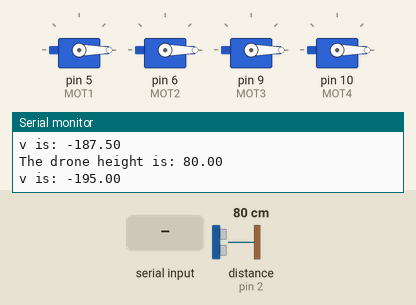
The sketch below on a simulated Arduino Uno, built with avr-gcc and run on an emulated ATmega328P. On the bench: 4 × servo, the last lines printed to the serial monitor. Inputs (shaded band) come from the test bench; at power-on: distance to the obstacle (sensor on pin 2) 80 cm. The echo pulse lasts 58.3 µs per cm.

Above: at 1.2 s.
1.3 s: "90,45\n" received over Serial
At 1.9 s:
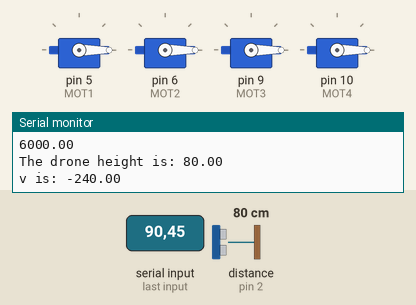
2.9 s: "5\n" received over Serial
At 4.2 s:
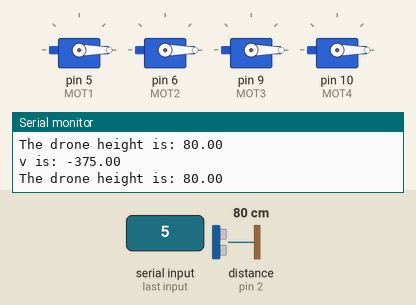
7.4 s: distance to the obstacle (sensor on pin 2) set to 8 cm
8.9 s: distance to the obstacle (sensor on pin 2) set to 11 cm
11.9 s: "30,150\n" received over Serial
At 13.4 s:
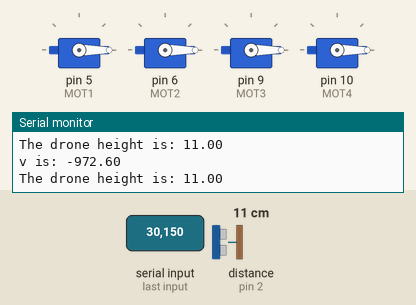
Timing chart, 0 to 14.9 s (numbered marks = the images above; inputs shaded):
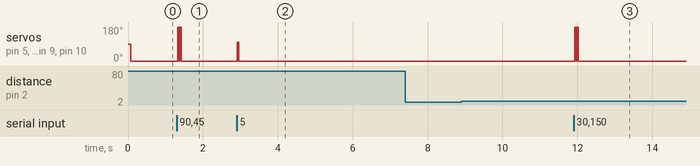

The sketch:

flight_controller_test.ino
```cpp
// ---------------------------------------------------------------------------
#include <Servo.h>
#include <HCSR04.h>
// ---------------------------------------------------------------------------
// Customize here pulse lengths as needed
#define MIN_PULSE_LENGTH      1000 // Minimum pulse length in µs
#define MAX_PULSE_LENGTH      2000 // Maximum pulse length in µs
#define MIN_FLIGHT_CONTROLLER 0 // Minimum input to the flight controller
#define MAX_FLIGHT_CONTROLLER 255 // Maximum input to the flight controller
#define MOT1                  5
#define MOT2                  6
#define MOT3                  9
#define MOT4                  10
#define FREQ                  250   // Sampling frequency
// ---------------------------------------------------------------------------
Servo MotA, MotB, MotC, MotD;
float data;
float v1 = 0;
float e1 = 0;
float v;
float ref = 5; // cm
float u;
float e;
float gain = 0.1; // proportional gain constant
float control;
unsigned int  period; // Sampling period
unsigned long loop_timer;
unsigned long now, difference;

const byte MOTOR_PIN[4]; // extern
byte MOTOR_SPEED[4]; // extern

unsigned long pulse_length_esc1 = 1000,
      pulse_length_esc2 = 1000,
      pulse_length_esc3 = 1000,
      pulse_length_esc4 = 1000;
// ---------------------------------------------------------------------------


/**
 * Initialisation routine
 */

HCSR04 hc(3, 2); // initialization class HCSR04 (trig pin , echo pin)
float distanceController();
void applyMotorSpeed();
void keepSafe();
void MOTOR_CONTROL();

// void MOTOR_SET(){
//   analogWrite(5,MOTOR_SPEED[0]);
//   analogWrite(6,MOTOR_SPEED[1]);
//   analogWrite(9,MOTOR_SPEED[2]);
//   analogWrite(10,MOTOR_SPEED[3]);
// }

void setup() {
    Serial.begin(9600);

    // pinMode(5,OUTPUT);
    // pinMode(6,OUTPUT);
    // pinMode(9,OUTPUT);
    // pinMode(10,OUTPUT);

    MotA.attach(MOT1, MIN_PULSE_LENGTH, MAX_PULSE_LENGTH);
    MotB.attach(MOT2, MIN_PULSE_LENGTH, MAX_PULSE_LENGTH);
    MotC.attach(MOT3, MIN_PULSE_LENGTH, MAX_PULSE_LENGTH);
    MotD.attach(MOT4, MIN_PULSE_LENGTH, MAX_PULSE_LENGTH);

    // MotA.attach(MOT1);
    // MotB.attach(MOT2);
    // MotC.attach(MOT3);
    // MotD.attach(MOT4);

    // // Set pins #4 #5 #6 #7 as outputs
    //DDRD |= B11110000;

    // period = (1000000/FREQ) ; // Sampling period in µs

    // Initialize loop_timer
    // loop_timer = micros();

    displayInstructions();
}

/**
 * Main function
 */
void loop() {

    if (Serial.available()) {
        data = Serial.parseFloat();
        control = map(data, 0, 9, MIN_PULSE_LENGTH, MAX_PULSE_LENGTH);
        Serial.println(control);

        // analogWrite(5,min(max(control,0),MAX_PULSE_LENGTH));
        // analogWrite(6,min(max(control,0),MAX_PULSE_LENGTH));
        // analogWrite(9,min(max(control,0),MAX_PULSE_LENGTH));
        // analogWrite(10,min(max(control,0),MAX_PULSE_LENGTH));

    MotA.writeMicroseconds(control); // Roll angle
    MotB.writeMicroseconds(control); // Pitch angle
    MotC.writeMicroseconds(control); // Throttle
    MotD.writeMicroseconds(control); // Yaw angle

        // void keepSafe();
    }
    // applyMotorSpeed();

    // analogWrite(5,min(max(control,0),MAX_PULSE_LENGTH));
    // analogWrite(6,min(max(control,0),MAX_PULSE_LENGTH));
    // analogWrite(9,min(max(control,0),MAX_PULSE_LENGTH));
    // analogWrite(10,min(max(control,0),MAX_PULSE_LENGTH));

    Serial.print("The drone height is: "); Serial.println(hc.dist());

    MOTOR_CONTROL();
    // MotA.writeMicroseconds(control); // Roll angle
    // MotB.writeMicroseconds(control); // Pitch angle
    // MotC.writeMicroseconds(control); // Throttle
    // MotD.writeMicroseconds(control); // Yaw angle
  // control = distanceController();
  // Serial.println(control);

  // MotA.writeMicroseconds(control); // Roll angle
  // MotB.writeMicroseconds(control); // Pitch angle
  // MotC.writeMicroseconds(control); // Throttle
  // MotD.writeMicroseconds(control); // Yaw angle


  //MOTOR_CONTROL();


  // analogWrite(MOT1, control);
  // analogWrite(MOT2, control);
  // analogWrite(MOT3, control);
  // analogWrite(MOT4, control);
  // Serial.println(hc.dist()); //return current distance (cm) in serial
  // delay(60);                   // we suggest to use over 60ms measurement cycle, in order to prevent trigger signal to the echo signal.


}

float distanceController() { // difference controller using a proportional gain
  u = hc.dist(); // returns distance from ground in cm
  e = ref - u; // calculates the error from the reference distance
  v = v1 + gain*(2*e-e1); // calculates the voltage output to correct for the error

  // get ready for the next time step
  e1 = e;
  v1 = v;
  return v;
}

void MOTOR_CONTROL() {
  v = distanceController();

  Serial.print("v is: "); Serial.println(v);

  if (v > 9) {
    v = 2;
  }
  if (v < 0) {
    v = 0;
  }

  float new_control = map(v, 0, 9, MIN_PULSE_LENGTH, MAX_PULSE_LENGTH);

  MotA.writeMicroseconds(new_control); // Roll angle
  MotB.writeMicroseconds(new_control); // Pitch angle
  MotC.writeMicroseconds(new_control); // Throttle
  MotD.writeMicroseconds(new_control); // Yaw angle

  // analogWrite(5,min(max(v,0),MAX_PULSE_LENGTH));
  // analogWrite(6,min(max(v,0),MAX_PULSE_LENGTH));
  // analogWrite(9,min(max(v,0),MAX_PULSE_LENGTH));
  // analogWrite(10,min(max(v,0),MAX_PULSE_LENGTH));

}

void applyMotorSpeed() {
    // Refresh rate is 250Hz: send ESC pulses every 4000µs
    while ((now = micros()) - loop_timer < period);

    // Update loop timer
    loop_timer = now;

    // Set pins #4 #5 #6 #7 HIGH
    PORTD |= B11110000;

    // Wait until all pins #4 #5 #6 #7 are LOW
    while (PORTD >= 16) {
        now        = micros();
        difference = now - loop_timer;

        if (difference >= pulse_length_esc1) PORTD &= B11101111; // Set pin #4 LOW
        if (difference >= pulse_length_esc2) PORTD &= B11011111; // Set pin #5 LOW
        if (difference >= pulse_length_esc3) PORTD &= B10111111; // Set pin #6 LOW
        if (difference >= pulse_length_esc4) PORTD &= B01111111; // Set pin #7 LOW
    }
}

void keepSafe() {
    // Prevent out-of-range-values
    pulse_length_esc1 = minMax(pulse_length_esc1, 1100, 2000);
    pulse_length_esc2 = minMax(pulse_length_esc2, 1100, 2000);
    pulse_length_esc3 = minMax(pulse_length_esc3, 1100, 2000);
    pulse_length_esc4 = minMax(pulse_length_esc4, 1100, 2000);
}

float minMax(float value, float min_value, float max_value) {
    if (value > max_value) {
        value = max_value;
    } else if (value < min_value) {
        value = min_value;
    }

    return value;
}


/**
 * Displays instructions to user
 */
void displayInstructions()
{
    Serial.println("READY - PLEASE SEND INSTRUCTIONS AS FOLLOWING :");
    Serial.println("Send a number between 0 and 9");
    Serial.println("Min: 0");
    Serial.println("Max: 9");
}
```

Measured:
- after the input at 1.3 s, servo on pin 5 (MOT1), servo on pin 6 (MOT2), servo on pin 9 (MOT3), servo on pin 10 (MOT4): alternates 180° for 0.04 s and 0° for 0.01 s, 4 changes in all, then stays 0°, starting at once
- after the input at 2.9 s, servo on pin 5 (MOT1), servo on pin 6 (MOT2), servo on pin 9 (MOT3), servo on pin 10 (MOT4): 0° → 100° at once, → 0° 0.04 s later
- after the input at 11.9 s, servo on pin 5 (MOT1), servo on pin 6 (MOT2), servo on pin 9 (MOT3), servo on pin 10 (MOT4): alternates 180° for 0.04 s and 0° for 0.01 s, 4 changes in all, then stays 0°, starting at once
